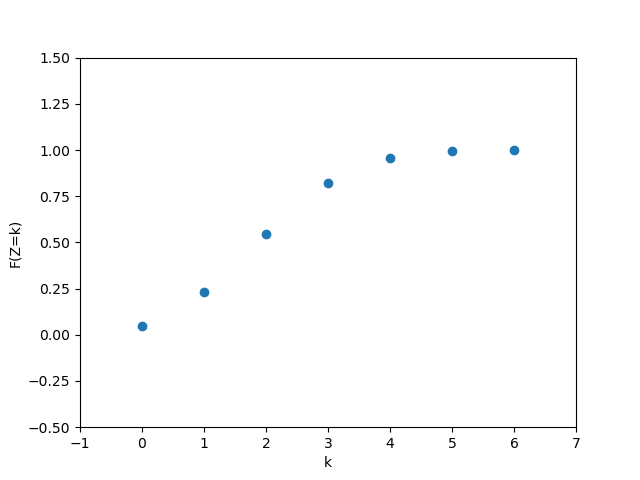

Here is the Python script that generated this plot:
import math
import numpy as np
import matplotlib.pyplot as plt

plt.xlabel('k')
plt.ylabel('F(Z=k)')
Rand_Variables = [0,1,2,3,4,5,6]
Cumm_Prob = [0.046656,0.23328,0.54432,0.8208,0.95904,0.995904,1]
plt.xlim([-1,7])
plt.ylim([-0.5,1.5])
plt.scatter(Rand_Variables,Cumm_Prob,marker='o')


plt.show()
